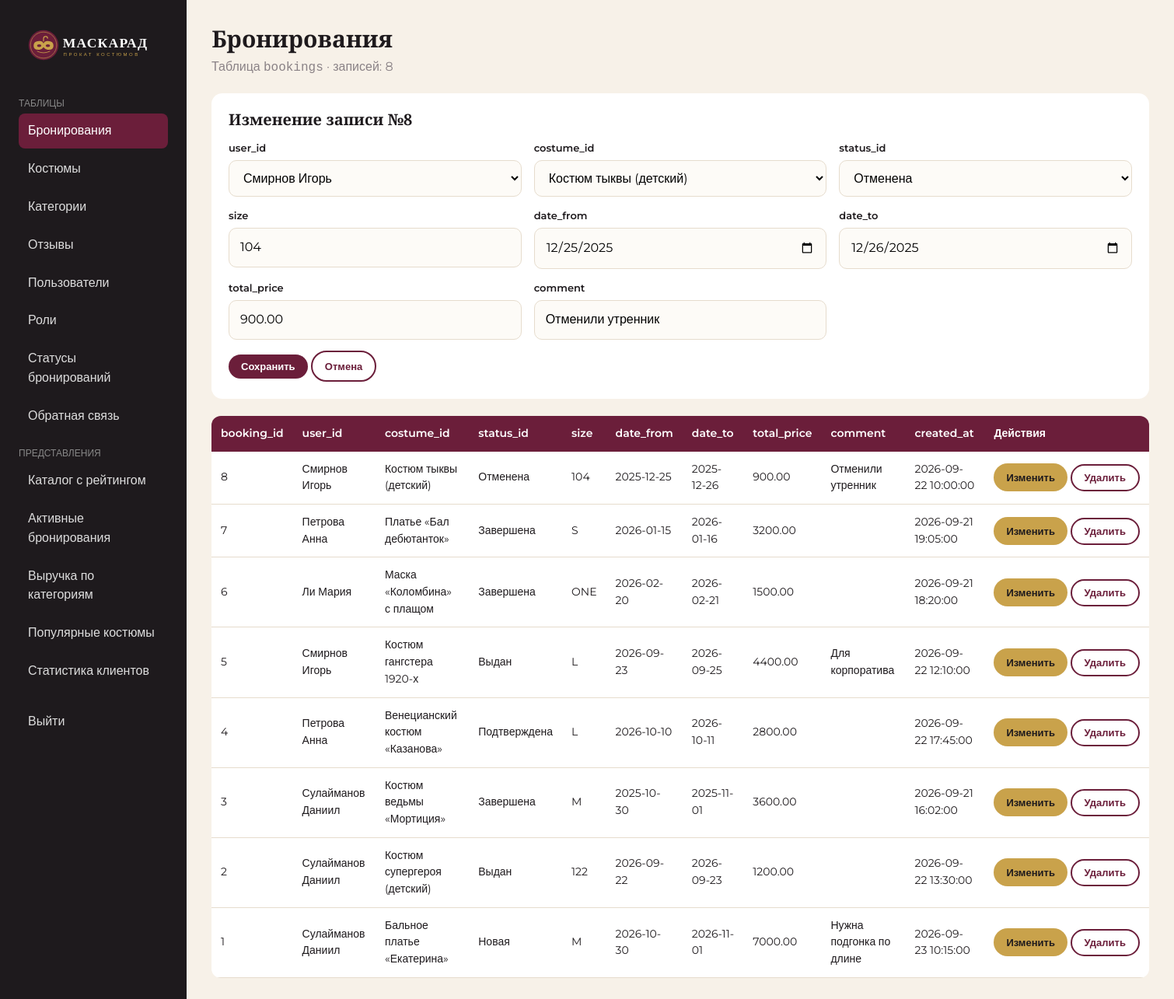
The page /admin/index.php?t=bookings&edit=8 (signed in) on the database its author committed.
### tables this page shows
CREATE TABLE bookings (
  booking_id INT AUTO_INCREMENT PRIMARY KEY,
  user_id INT NOT NULL,
  costume_id INT NOT NULL,
  status_id INT NOT NULL DEFAULT 1,
  size VARCHAR(10) NOT NULL,
  date_from DATE NOT NULL,
  date_to DATE NOT NULL,
  total_price DECIMAL(10,2) NOT NULL,
  comment VARCHAR(255),
  created_at DATETIME NOT NULL DEFAULT CURRENT_TIMESTAMP,
  FOREIGN KEY (user_id) REFERENCES users(user_id) ON DELETE CASCADE,
  FOREIGN KEY (costume_id) REFERENCES costumes(costume_id) ON DELETE CASCADE,
  FOREIGN KEY (status_id) REFERENCES booking_statuses(status_id)
);

### includes/db.php (called while the page is built, shortened)
<?php
function e($s) { return htmlspecialchars((string)$s, ENT_QUOTES, 'UTF-8'); }

### admin/index.php (the view, shortened to what this page needs)
<?php
require 'includes/db.php';
$tables = ['bookings' => 'Бронирования', 'costumes' => 'Костюмы', 'categories' => 'Категории', 'reviews' => 'Отзывы',
           'users' => 'Пользователи', 'roles' => 'Роли', 'booking_statuses' => 'Статусы бронирований', 'feedback' => 'Обратная связь'];
$views  = ['v_costume_catalog' => 'Каталог с рейтингом', 'v_active_bookings' => 'Активные бронирования', 'v_revenue_by_category' => 'Выручка по категориям',
           'v_popular_costumes' => 'Популярные костюмы', 'v_client_stats' => 'Статистика клиентов'];
$t = $_GET['t'] ?? 'bookings';
$isView = isset($views[$t]);
$st = $pdo->prepare('SELECT COLUMN_NAME, DATA_TYPE, COLUMN_TYPE, COLUMN_KEY, EXTRA, IS_NULLABLE FROM INFORMATION_SCHEMA.COLUMNS
    WHERE TABLE_SCHEMA = DATABASE() AND TABLE_NAME = ? ORDER BY ORDINAL_POSITION');
$st->execute([$t]);
$cols = $st->fetchAll();
$pk = $cols[0]['COLUMN_NAME'];
$fk = [];
if (!$isView) {
    $st = $pdo->prepare('SELECT COLUMN_NAME, REFERENCED_TABLE_NAME, REFERENCED_COLUMN_NAME FROM INFORMATION_SCHEMA.KEY_COLUMN_USAGE
        WHERE TABLE_SCHEMA = DATABASE() AND TABLE_NAME = ? AND REFERENCED_TABLE_NAME IS NOT NULL');
    $st->execute([$t]);
    foreach ($st as $r) {
        $rt = $r['REFERENCED_TABLE_NAME'];
        $label = ['users' => "CONCAT(last_name,' ',first_name)", 'costumes' => 'costume_name', 'categories' => 'category_name',
                  'roles' => 'role_name', 'booking_statuses' => 'status_name'][$rt];
        $fk[$r['COLUMN_NAME']] = $pdo->query("SELECT {$r['REFERENCED_COLUMN_NAME']} AS id, $label AS name FROM $rt")->fetchAll(PDO::FETCH_KEY_PAIR);
    }
}
$editable = array_filter($cols, fn($c) => $c['EXTRA'] !== 'auto_increment' && $c['COLUMN_NAME'] !== 'created_at');
$rows = $pdo->query("SELECT * FROM $t" . ($isView ? '' : " ORDER BY $pk DESC"))->fetchAll();
$edit = null;
if (!$isView && isset($_GET['edit'])) {
    $st = $pdo->prepare("SELECT * FROM $t WHERE $pk = ?"); $st->execute([$_GET['edit']]); $edit = $st->fetch();
}
function field($c, $val, $fk) {
    $n = $c['COLUMN_NAME']; $req = $c['IS_NULLABLE'] === 'NO' ? 'required' : '';
    if (isset($fk[$n])) {
        $o = ''; foreach ($fk[$n] as $id => $name) $o .= '<option value="' . $id . '"' . ($id == $val ? ' selected' : '') . '>' . e($name) . '</option>';
        return "<select name=\"$n\" $req>$o</select>";
    }
    $type = ['date' => 'date', 'int' => 'number', 'tinyint' => 'number', 'decimal' => 'number'][$c['DATA_TYPE']] ?? 'text';
    $extra = $n === 'phone' ? ' data-phone placeholder="+7 (___) ___-__-__"' : ($c['DATA_TYPE'] === 'decimal' ? ' step="0.01" min="0"' : '');
    return "<input name=\"$n\" type=\"$type\" value=\"" . e($val) . "\" $req$extra>";
}
?><!DOCTYPE html>
<html lang="ru"><head><meta charset="utf-8"><meta name="viewport" content="width=device-width,initial-scale=1">
<title>Админ-панель — <?= e($tables[$t] ?? $views[$t]) ?></title><link rel="stylesheet" href="../css/style.css"></head>
<body><div class="admin">
<aside>
  <a href="../index.php"><img src="../img/logo-white.svg" style="height:40px;margin-bottom:18px" alt="Маскарад"></a>
  <div style="font-size:12px;color:#888;margin:10px 0 4px">ТАБЛИЦЫ</div>
  <?php foreach ($tables as $k => $v): ?><a href="?t=<?= $k ?>" class="<?= $k === $t ? 'on' : '' ?>"><?= $v ?></a><?php endforeach; ?>
  <div style="font-size:12px;color:#888;margin:16px 0 4px">ПРЕДСТАВЛЕНИЯ</div>
  <?php foreach ($views as $k => $v): ?><a href="?t=<?= $k ?>" class="<?= $k === $t ? 'on' : '' ?>"><?= $v ?></a><?php endforeach; ?>
  <a href="../logout.php" style="margin-top:20px">Выйти</a>
</aside>
<main>
  <h1 style="font-size:30px;margin-bottom:6px"><?= e($tables[$t] ?? $views[$t]) ?></h1>
  <p style="color:var(--grey);margin-bottom:20px"><?= $isView ? 'Представление' : 'Таблица' ?> <code><?= $t ?></code> · записей: <?= count($rows) ?></p>
  <?php if (!$isView): ?>
    <form method="post" class="edit" data-validate>
      <h3><?= $edit ? 'Изменение записи №' . e($edit[$pk]) : 'Добавление записи' ?></h3>
      <?php foreach ($editable as $c): ?>
        <div class="<?= $c['DATA_TYPE'] === 'text' ? 'full' : '' ?>"><label><?= $c['COLUMN_NAME'] ?></label><?= field($c, $edit[$c['COLUMN_NAME']] ?? '', $fk) ?></div>
      <?php endforeach; ?>
      <div class="full" style="margin-top:14px"><button class="btn sm"><?= $edit ? 'Сохранить' : 'Добавить' ?></button>
        <?php if ($edit): ?><a class="btn line sm" href="?t=<?= $t ?>">Отмена</a><?php endif; ?></div>
    </form>
  <?php endif; ?>
  <div class="tbl-wrap"><table class="t">
    <tr><?php foreach ($cols as $c): ?><th><?= $c['COLUMN_NAME'] ?></th><?php endforeach; ?><?php if (!$isView): ?><th>Действия</th><?php endif; ?></tr>
    <?php foreach ($rows as $r): ?><tr>
      <?php foreach ($cols as $c): $v = $r[$c['COLUMN_NAME']]; ?>
        <td><?= $c['COLUMN_NAME'] === 'password_hash' ? '••••••' : (isset($fk[$c['COLUMN_NAME']]) ? e($fk[$c['COLUMN_NAME']][$v] ?? $v) : e(mb_strimwidth((string)$v, 0, 60, '…'))) ?></td>
      <?php endforeach; ?>
      <?php if (!$isView): ?><td style="white-space:nowrap">
        <a class="btn sm gold" href="?t=<?= $t ?>&edit=<?= urlencode($r[$pk]) ?>">Изменить</a>
        <form method="post" onsubmit="return confirm('Удалить запись?')"><input type="hidden" name="action" value="delete"><input type="hidden" name="id" value="<?= e($r[$pk]) ?>"><button class="btn line sm">Удалить</button></form>
      </td><?php endif; ?>
    </tr><?php endforeach; ?>
  </table></div>
</main></div>
</body></html>

### css/style.css (style rules this page uses)
:root { --wine:#6B1E3A;--wine-d:#4A1328;--gold:#C9A24B;--cream:#F7F1E8;--ink:#1E1A1D;--teal:#2F6F6B;--grey:#8A8286;--line:#E6DCCD }
* { box-sizing:border-box;margin:0;padding:0 }
body { font-family:Montserrat,Arial,sans-serif;color:var(--ink);background:var(--cream);font-size:16px;line-height:1.55 }
a { color:inherit;text-decoration:none }
h1,h2,h3 { font-family:'Playfair Display',Georgia,serif;font-weight:700;line-height:1.2 }
h1 { font-size:44px }
h3 { font-size:20px }
.btn { display:inline-block;background:var(--wine);color:#fff;padding:12px 26px;border-radius:30px;font-weight:600;font-size:15px;border:0;cursor:pointer }
.btn.gold { background:var(--gold);color:var(--ink) }
.btn.line { background:transparent;border:2px solid var(--wine);color:var(--wine) }
.btn.sm { padding:8px 16px;font-size:13px }
label { display:block;font-size:13px;font-weight:600;margin:14px 0 6px }
input,select,textarea { width:100%;padding:12px 14px;border:1px solid var(--line);border-radius:10px;font:inherit;background:#FDFBF7 }
table.t { width:100%;border-collapse:collapse;background:#fff;border-radius:12px;overflow:hidden;font-size:14px }
.t th { background:var(--wine);color:#fff;text-align:left;padding:12px;font-weight:600 }
.t td { padding:12px;border-bottom:1px solid var(--line) }
.admin { display:grid;grid-template-columns:240px 1fr;min-height:100vh }
.admin aside { background:var(--ink);color:#ddd;padding:24px }
.admin aside a { display:block;padding:10px 12px;border-radius:8px;margin:4px 0 }
.admin aside a.on { background:var(--wine);color:#fff }
.admin main { padding:32px }
.admin table.t td form { display:inline }
.admin .edit { background:#fff;border-radius:14px;padding:22px;margin-bottom:22px;display:grid;grid-template-columns:repeat(3,1fr);gap:0 16px }
.admin .edit h3 { grid-column:1/-1 }
.admin .edit .full { grid-column:1/-1 }
.tbl-wrap { overflow-x:auto }

### rows shown on the page
bookings: user_id "Смирнов Игорь", costume_id "Костюм тыквы (детский)", status_id "Отменена", size "104", date_from "12/25/2025", date_to "12/26/2025", total_price "900.00", comment "Отменили утренник", v "8", COLUMN_NAME "Смирнов Игорь", COLUMN_NAME "Костюм тыквы (детский)", COLUMN_NAME "Отменена", v "104", v "2025-12-25", v "2025-12-26", v "900.00", v "Отменили утренник", v "2026-09-22 10:00:00"
bookings: v "7", COLUMN_NAME "Петрова Анна", COLUMN_NAME "Платье «Бал дебютанток»", COLUMN_NAME "Завершена", v "S", v "2026-01-15", v "2026-01-16", v "3200.00", v "2026-09-21 19:05:00"
bookings: v "6", COLUMN_NAME "Ли Мария", COLUMN_NAME "Маска «Коломбина» с плащом", COLUMN_NAME "Завершена", v "ONE", v "2026-02-20", v "2026-02-21", v "1500.00", v "2026-09-21 18:20:00"
bookings: v "5", COLUMN_NAME "Смирнов Игорь", COLUMN_NAME "Костюм гангстера 1920-х", COLUMN_NAME "Выдан", v "L", v "2026-09-23", v "2026-09-25", v "4400.00", v "Для корпоратива", v "2026-09-22 12:10:00"
bookings: v "4", COLUMN_NAME "Петрова Анна", COLUMN_NAME "Венецианский костюм «Казанова»", COLUMN_NAME "Подтверждена", v "L", v "2026-10-10", v "2026-10-11", v "2800.00", v "2026-09-22 17:45:00"
bookings: v "3", COLUMN_NAME "Сулайманов Даниил", COLUMN_NAME "Костюм ведьмы «Мортиция»", COLUMN_NAME "Завершена", v "M", v "2025-10-30", v "2025-11-01", v "3600.00", v "2026-09-21 16:02:00"
bookings: v "2", COLUMN_NAME "Сулайманов Даниил", COLUMN_NAME "Костюм супергероя (детский)", COLUMN_NAME "Выдан", v "122", v "2026-09-22", v "2026-09-23", v "1200.00", v "2026-09-22 13:30:00"
bookings: v "1", COLUMN_NAME "Сулайманов Даниил", COLUMN_NAME "Бальное платье «Екатерина»", COLUMN_NAME "Новая", v "M", v "2026-10-30", v "2026-11-01", v "7000.00", v "Нужна подгонка по длине", v "2026-09-23 10:15:00"

### other values the page prints
$v "Бронирования"
$v "Костюмы"
$v "Категории"
$v "Отзывы"
$v "Пользователи"
$v "Роли"
$v "Статусы бронирований"
$v "Обратная связь"
$v "Каталог с рейтингом"
$v "Активные бронирования"
$v "Выручка по категориям"
$v "Популярные костюмы"
$v "Статистика клиентов"
$tables[$t] "Бронирования"
$t "bookings"
